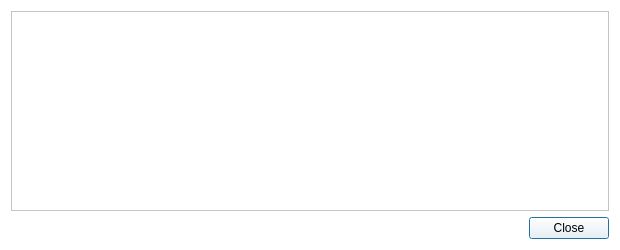
<?xml version="1.0" encoding="UTF-8"?>
<ui version="4.0">
 <class>TransactionDescDialog</class>
 <widget class="QDialog" name="TransactionDescDialog">
  <property name="geometry">
   <rect>
    <x>0</x>
    <y>0</y>
    <width>620</width>
    <height>250</height>
   </rect>
  </property>
  <property name="windowTitle">
   <string>Transaction details</string>
  </property>
  <property name="styleSheet">
   <string notr="true">background: white;color: rgb(0, 0, 0);</string>
  </property>
  <layout class="QVBoxLayout" name="verticalLayout">
   <item>
    <widget class="QTextEdit" name="detailText">
     <property name="toolTip">
      <string>This pane shows a detailed description of the transaction</string>
     </property>
     <property name="readOnly">
      <bool>true</bool>
     </property>
    </widget>
   </item>
   <item>
    <widget class="QDialogButtonBox" name="buttonBox">
     <property name="styleSheet">
      <string notr="true">color: rgb(0, 0, 0)
</string>
     </property>
     <property name="orientation">
      <enum>Qt::Horizontal</enum>
     </property>
     <property name="standardButtons">
      <set>QDialogButtonBox::Close</set>
     </property>
    </widget>
   </item>
  </layout>
 </widget>
 <resources/>
 <connections>
  <connection>
   <sender>buttonBox</sender>
   <signal>accepted()</signal>
   <receiver>TransactionDescDialog</receiver>
   <slot>accept()</slot>
   <hints>
    <hint type="sourcelabel">
     <x>248</x>
     <y>254</y>
    </hint>
    <hint type="destinationlabel">
     <x>157</x>
     <y>274</y>
    </hint>
   </hints>
  </connection>
  <connection>
   <sender>buttonBox</sender>
   <signal>rejected()</signal>
   <receiver>TransactionDescDialog</receiver>
   <slot>reject()</slot>
   <hints>
    <hint type="sourcelabel">
     <x>316</x>
     <y>260</y>
    </hint>
    <hint type="destinationlabel">
     <x>286</x>
     <y>274</y>
    </hint>
   </hints>
  </connection>
 </connections>
</ui>
